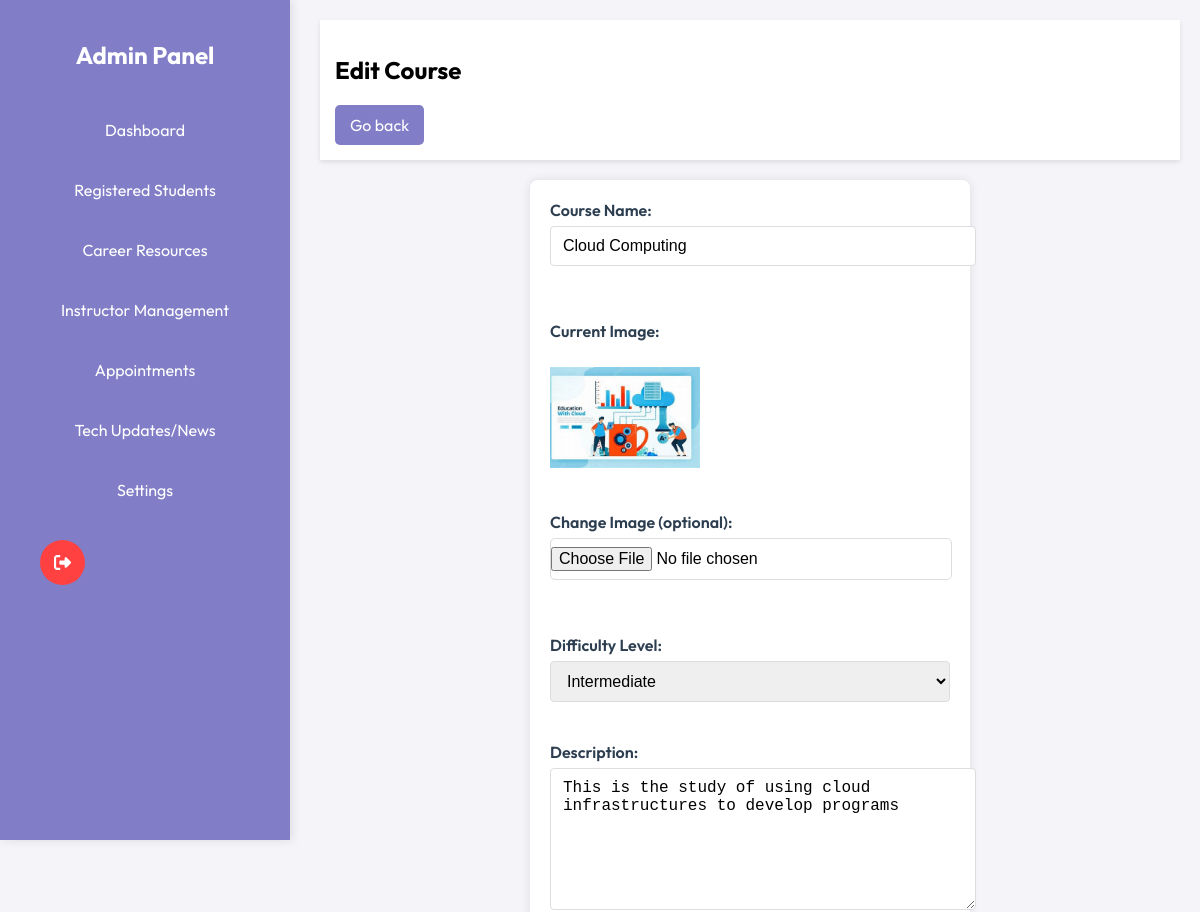
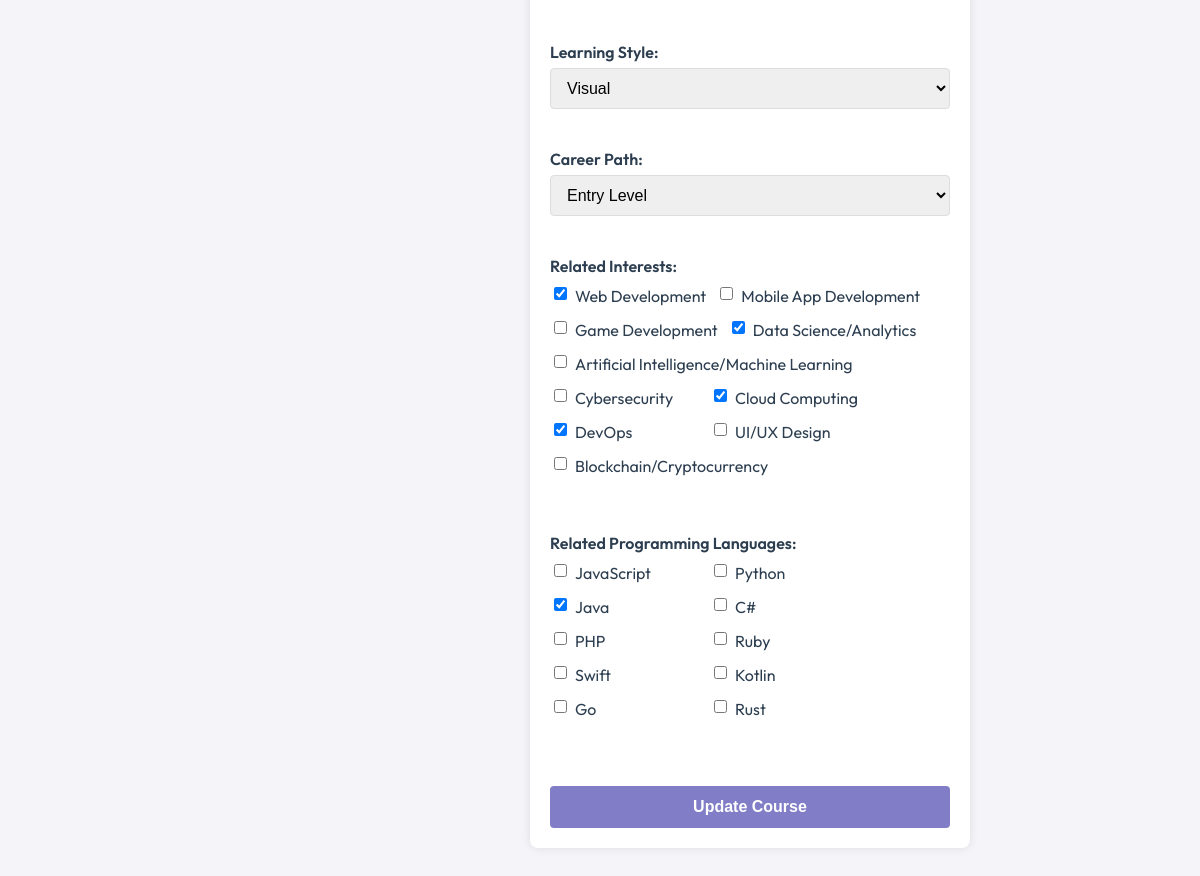
The app's page /Dashboard/AdminPages/edit-course.php?course_id=26 (signed in) with its own data (2 pictures, top to bottom).
### tables this page shows
CREATE TABLE `courses` (
  `id` int(11) NOT NULL,
  `course_name` varchar(255) NOT NULL,
  `course_image` varchar(255) NOT NULL,
  `syllabus_pdf` varchar(255) DEFAULT NULL,
  `difficulty_level` enum('beginner','intermediate','advanced') DEFAULT NULL,
  `duration_hours` int(11) DEFAULT NULL,
  `provider` varchar(255) DEFAULT NULL,
  `description` text DEFAULT NULL,
  `rating` decimal(3,1) DEFAULT NULL,
  `learning_style` enum('visual','reading','interactive','combination') DEFAULT NULL,
  `career_path` enum('entry_level','career_switch','skill_enhancement','personal_projects','entrepreneurship') DEFAULT NULL
);

CREATE TABLE `interest_areas` (
  `id` int(11) NOT NULL,
  `name` varchar(50) NOT NULL,
  `description` text DEFAULT NULL
);

CREATE TABLE `programming_languages` (
  `id` int(11) NOT NULL,
  `name` varchar(50) NOT NULL
);

### Dashboard/AdminPages/edit-course.php (the view, shortened to what this page needs)
<?php
require_once '../../LoginPage/conn.php';
$course_id = $_GET['course_id'] ?? null;
$course_stmt = $conn->prepare("SELECT * FROM courses WHERE id = ?");
$course_stmt->bind_param("i", $course_id);
$course_stmt->execute();
$course_data = $course_stmt->get_result()->fetch_assoc();
$selected_interests = [];
$res = $conn->query("SELECT interest_id FROM course_interests WHERE course_id = $course_id");
while ($row = $res->fetch_assoc()) $selected_interests[] = $row['interest_id'];
$selected_languages = [];
$res = $conn->query("SELECT language_id FROM course_languages WHERE course_id = $course_id");
while ($row = $res->fetch_assoc()) $selected_languages[] = $row['language_id'];
?>
<!DOCTYPE html>
<html>
<head>
    <link rel="stylesheet" href="../../css/adminstyle.css">
</head>
<body>
<?php include 'sidebar.php'?>
<div class="main-content">
<header>
    <h2>Edit Course</h2>
    <a href="resources.php" class="add-course-btn">Go back</a>
</header>
<form method="POST" enctype="multipart/form-data" action="edit-course-process.php">
    <div class="form-group">
        <label for="course_name">Course Name:</label>
        <input type="text" id="course_name" name="course_name" required value="<?= htmlspecialchars($course_data['course_name']) ?>">
    </div>
    <div class="form-group">
        <label>Current Image:</label><br>
        <img src="../../<?= htmlspecialchars($course_data['course_image']) ?>" width="150">
    </div>
    <div class="form-group">
        <label for="course_image">Change Image (optional):</label>
        <input type="file" id="course_image" name="course_image">
    </div>
    <div class="form-group">
        <label for="difficulty_level">Difficulty Level:</label>
        <select id="difficulty_level" name="difficulty_level">
            <option value="intermediate" <?= $course_data['difficulty_level'] == 'intermediate' ? 'selected' : '' ?>>Intermediate</option>
        </select>
    </div>
    <div class="form-group">
        <label for="description">Description:</label>
        <textarea id="description" name="description"><?= htmlspecialchars($course_data['description']) ?></textarea>
    </div>
    <div class="form-group">
        <label for="learning_style">Learning Style:</label>
        <select id="learning_style" name="learning_style">
            <option value="visual" <?= $course_data['learning_style'] == 'visual' ? 'selected' : '' ?>>Visual</option>
        </select>
    </div>
    <div class="form-group">
        <label for="career_path">Career Path:</label>
        <select id="career_path" name="career_path">
            <option value="entry_level" <?= $course_data['career_path'] == 'entry_level' ? 'selected' : '' ?>>Entry Level</option>
        </select>
    </div>
    <div class="form-group">
        <label>Related Interests:</label>
        <div class="checkbox-group">
            <?php
            $interests = $conn->query("SELECT * FROM interest_areas");
            while ($row = $interests->fetch_assoc()) {
                $checked = in_array($row['id'], $selected_interests) ? 'checked' : '';
                echo "<div class='checkbox-item'>";
                echo "<input type='checkbox' id='interest_{$row['id']}' name='interests[]' value='{$row['id']}' $checked>";
                echo "<label for='interest_{$row['id']}'>{$row['name']}</label>";
                echo "</div>";
            }
            ?>
        </div>
    </div>
    <div class="form-group">
        <label>Related Programming Languages:</label>
        <div class="checkbox-group">
            <?php
            $languages = $conn->query("SELECT * FROM programming_languages");
            while ($row = $languages->fetch_assoc()) {
                $checked = in_array($row['id'], $selected_languages) ? 'checked' : '';
                echo "<div class='checkbox-item'>";
                echo "<input type='checkbox' id='language_{$row['id']}' name='languages[]' value='{$row['id']}' $checked>";
                echo "<label for='language_{$row['id']}'>{$row['name']}</label>";
                echo "</div>";
            }
            ?>
        </div>
    </div>
    <button type="submit">Update Course</button>
</form>
</div>
</body>
</html>

### css/adminstyle.css (style rules this page uses)
body { font-family: "Outfit", serif; margin: 0; display: flex; background: #f4f4f9; }
header { background: white; padding: 15px; box-shadow: 0px 2px 5px rgba(0, 0, 0, 0.1); margin-bottom: 20px; }
.add-course-btn { display: inline-block; padding: 10px 15px; background-color: #817ec7; color: white; text-decoration: none; border-radius: 5px; }
form { width: 100%; max-width: 400px; margin: 20px auto; padding: 20px; background: #fff; border-radius: 8px; box-shadow: 0 0 10px rgba(0, 0, 0, 0.1); }
label { display: block; font-weight: bold; margin-bottom: 5px; }
input[type="text"], input[type="file"] { width: 100%; padding: 10px; margin-bottom: 15px; border: 1px solid #ddd; border-radius: 5px; font-size: 16px; }
input[type="file"] { padding: 5px; }
button { width: 100%; padding: 10px; background-color: #817ec7; color: white; border: none; border-radius: 5px; font-size: 16px; cursor: pointer; }

### Dashboard/AdminPages/edit-course.php (style rules this page uses)
form { display: grid; gap: 20px; }
label { display: block; font-weight: 600; margin-bottom: 6px; color: #2c3e50; }
input[type="text"], select, textarea { width: 100%; padding: 10px 12px; border: 1px solid #ddd; border-radius: 4px; font-size: 16px; transition: border-color 0.3s; }
input[type="file"] { padding: 8px 0; }
textarea { min-height: 120px; resize: vertical; }
form div.checkbox-group { margin-bottom: 15px; }
input[type="checkbox"] { margin-right: 8px; margin-bottom: 8px; }
button[type="submit"] { padding: 12px 24px; background-color: #817ec7; color: white; border: none; border-radius: 4px; font-size: 16px; font-weight: 600; cursor: pointer; transition: background-color 0.3s; margin-top: 10px; }
.form-group { margin-bottom: 20px; }
.checkbox-group { display: flex; flex-wrap: wrap; gap: 10px; margin-top: 8px; }
.checkbox-item { display: flex; align-items: center; min-width: 150px; }
.checkbox-item input[type="checkbox"] { margin-right: 8px; }
.checkbox-item label { margin-bottom: 0; font-weight: normal; }

### Dashboard/AdminPages/sidebar.php (style rules this page uses)
.main-content { width: 100%; margin-left: 300px; padding: 20px; }

### records on screen
courses: course_name "Cloud Computing", course_image (picture), difficulty_level "Intermediate", description "This is the study of using cloud infrastructures to develop programs", learning_style "Visual", career_path "Entry Level"
interest_areas: name "Web Development"
interest_areas: name "Mobile App Development"
interest_areas: name "Game Development"
interest_areas: name "Data Science/Analytics"
interest_areas: name "Artificial Intelligence/Machine Learning"
interest_areas: name "Cybersecurity"
interest_areas: name "Cloud Computing"
interest_areas: name "DevOps"
interest_areas: name "UI/UX Design"
interest_areas: name "Blockchain/Cryptocurrency"
programming_languages: name "JavaScript"
programming_languages: name "Python"
programming_languages: name "Java"
programming_languages: name "C#"
programming_languages: name "PHP"
programming_languages: name "Ruby"
programming_languages: name "Swift"
programming_languages: name "Kotlin"
programming_languages: name "Go"
programming_languages: name "Rust"
